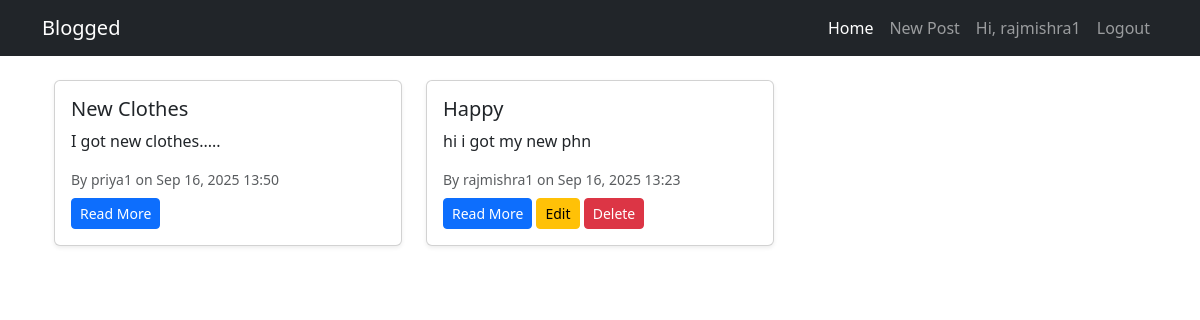
The page / (signed in) on the database its author committed.
### blog/models.py (models this page shows, shortened)
class Post(models.Model):
    user = models.ForeignKey(User, on_delete=models.CASCADE, related_name="posts")
    title = models.CharField(max_length=255)
    content = models.TextField()
    created_at = models.DateTimeField(auto_now_add=True)
    class Meta:
        ordering = ('-created_at',)

### blog/views.py (the view)
# urls.py: path('', views.index, name='index'),
@login_required
def index(request):
    posts = Post.objects.all()
    return render(request, "blog/index.html", {"posts": posts})

### blog/templates/blog/index.html (shortened to what this page needs)
{% extends "blog/base.html" %}
{% load widget_tweaks %}
{% block content %}
<div class="container mt-4">
  <div class="row">
    {% for post in posts %}
      <div class="col-md-4 mb-4">
        <div class="card h-100 shadow-sm">
          <div class="card-body d-flex flex-column">
            <h5 class="card-title">{{ post.title }}</h5>
            <p class="card-text text-truncate">{{ post.content|truncatewords:25 }}</p>
            <small class="text-muted mb-2">By {{ post.user.username }} on {{ post.created_at|date:"M d, Y H:i" }}</small>
            <div class="mt-auto">
              <a href="{% url 'post-detail' post.pk %}" class="btn btn-primary btn-sm">Read More</a>
              {% if post.user == user %}
                <a href="{% url 'post-edit' post.pk %}" class="btn btn-warning btn-sm">Edit</a>
                <a href="{% url 'post-delete' post.pk %}" class="btn btn-danger btn-sm" onclick="return confirm('Are you sure you want to delete this post?');">Delete</a>
              {% endif %}
            </div>
          </div>
        </div>
      </div>
    {% empty %}
      <p class="text-muted">No posts available.</p>
    {% endfor %}
  </div>
</div>
{% endblock %}

### blog/templates/blog/base.html (shortened to what this page needs)
<!doctype html>
<html lang="en">
  <head>
    <link href="https://cdn.jsdelivr.net/npm/bootstrap@5.3.8/dist/css/bootstrap.min.css" rel="stylesheet">
  </head>
  <body>
    <nav class="navbar navbar-expand-lg navbar-dark bg-dark">
      <div class="container">
        <a class="navbar-brand" href="{% url 'index' %}">Blogged</a>
        <div class="collapse navbar-collapse" id="navbarNav">
          <ul class="navbar-nav ms-auto">
            <li class="nav-item">
              <a class="nav-link {% if request.resolver_match.url_name == 'index' %}active{% endif %}" href="{% url 'index' %}">Home</a>
            </li>
            {% if user.is_authenticated %}
              <li class="nav-item">
                <a class="nav-link {% if request.resolver_match.url_name == 'post-create' %}active{% endif %}" href="{% url 'post-create' %}">New Post</a>
              </li>
              <li class="nav-item">
                <span class="nav-link">Hi, {{ user.username }}</span>
              </li>
              <li class="nav-item">
                <a class="nav-link" href="{% url 'logout' %}">Logout</a>
              </li>
            {% endif %}
          </ul>
        </div>
      </div>
    </nav>
    <div class="container mt-4">
      {% block content %}{% endblock %}
    </div>
  </body>
</html>

### rows shown on the page
Post: title "New Clothes", content "I got new clothes.....", user.username "priya1", created_at "Sep 16, 2025 13:50"
Post: title "Happy", content "hi i got my new phn", user.username "rajmishra1", created_at "Sep 16, 2025 13:23", shows "Edit"

### other values the page prints
{{ user.username }} "rajmishra1"
